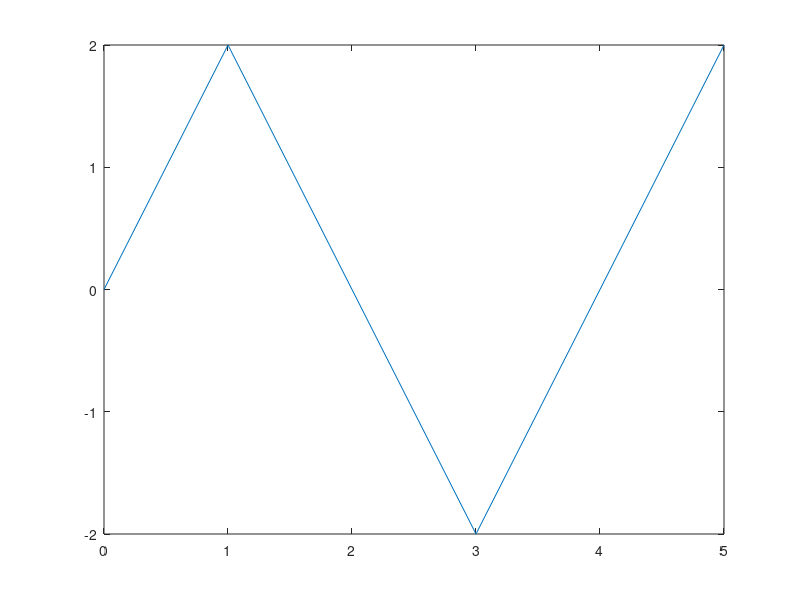

Write the MATLAB code that produced this figure.
f0 = 4;
k=4;
ts = 1/k*f0;
N = 2*(1/(ts/pi));
# N = 100;
n=0:N-1;
x  = 2 * sin(((2*pi)/k)*n);
plot(n,x)

#Energia
energia = 0; 
for i = 1:length(x)
  energia = energia+(x(i))^2;
end

#Potencia
pot = 0; 
for i = 1:length(x)
  pot = pot+(x(i))^2;
end
pot = pot/N;
  
#Potencia O valor da potencia pouco se altera, pois divide pelo N
#Energia Energia aumenta quando aumentamos numero de amostras
